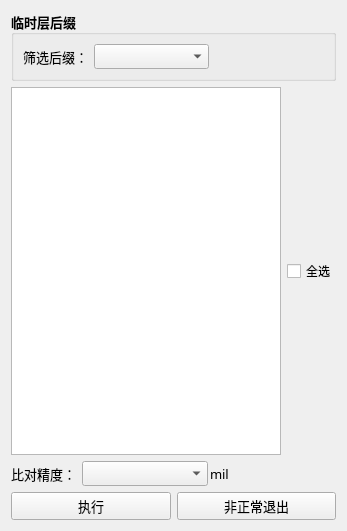
<?xml version="1.0" encoding="UTF-8"?>
<ui version="4.0">
 <class>Form</class>
 <widget class="QWidget" name="Form">
  <property name="geometry">
   <rect>
    <x>0</x>
    <y>0</y>
    <width>347</width>
    <height>531</height>
   </rect>
  </property>
  <property name="font">
   <font>
    <family>微软雅黑</family>
    <pointsize>10</pointsize>
   </font>
  </property>
  <property name="windowTitle">
   <string>临时层比对</string>
  </property>
  <layout class="QVBoxLayout" name="verticalLayout">
   <item>
    <layout class="QHBoxLayout" name="horizontalLayout">
     <item>
      <widget class="QGroupBox" name="groupBox">
       <property name="font">
        <font>
         <family>微软雅黑</family>
         <pointsize>10</pointsize>
         <weight>75</weight>
         <bold>true</bold>
        </font>
       </property>
       <property name="title">
        <string>临时层后缀</string>
       </property>
       <layout class="QHBoxLayout" name="horizontalLayout_2" stretch="0,1,1">
        <item>
         <widget class="QLabel" name="label_3">
          <property name="font">
           <font>
            <family>微软雅黑</family>
            <pointsize>10</pointsize>
            <weight>50</weight>
            <bold>false</bold>
           </font>
          </property>
          <property name="text">
           <string>筛选后缀：</string>
          </property>
         </widget>
        </item>
        <item>
         <widget class="QComboBox" name="comboBox_temp">
          <property name="font">
           <font>
            <family>微软雅黑</family>
            <pointsize>9</pointsize>
            <weight>50</weight>
            <bold>false</bold>
           </font>
          </property>
         </widget>
        </item>
        <item>
         <spacer name="horizontalSpacer">
          <property name="orientation">
           <enum>Qt::Horizontal</enum>
          </property>
          <property name="sizeHint" stdset="0">
           <size>
            <width>40</width>
            <height>20</height>
           </size>
          </property>
         </spacer>
        </item>
       </layout>
      </widget>
     </item>
    </layout>
   </item>
   <item>
    <layout class="QHBoxLayout" name="horizontalLayout_6">
     <item>
      <widget class="QListWidget" name="listWidget">
       <property name="cursor" stdset="0">
        <cursorShape>PointingHandCursor</cursorShape>
       </property>
      </widget>
     </item>
     <item>
      <widget class="QCheckBox" name="checkBox_all">
       <property name="font">
        <font>
         <family>微软雅黑</family>
         <pointsize>9</pointsize>
        </font>
       </property>
       <property name="cursor">
        <cursorShape>PointingHandCursor</cursorShape>
       </property>
       <property name="text">
        <string>全选</string>
       </property>
      </widget>
     </item>
    </layout>
   </item>
   <item>
    <layout class="QHBoxLayout" name="horizontalLayout_4" stretch="0,1">
     <item>
      <widget class="QLabel" name="label">
       <property name="text">
        <string>比对精度：</string>
       </property>
      </widget>
     </item>
     <item>
      <layout class="QHBoxLayout" name="horizontalLayout_3" stretch="0,0">
       <property name="spacing">
        <number>2</number>
       </property>
       <item>
        <widget class="QComboBox" name="comboBox_resolution">
         <property name="font">
          <font>
           <family>微软雅黑</family>
           <pointsize>9</pointsize>
          </font>
         </property>
        </widget>
       </item>
       <item>
        <widget class="QLabel" name="label_2">
         <property name="text">
          <string>mil</string>
         </property>
        </widget>
       </item>
      </layout>
     </item>
    </layout>
   </item>
   <item>
    <layout class="QHBoxLayout" name="horizontalLayout_5">
     <item>
      <widget class="QPushButton" name="pushButton_exec">
       <property name="cursor">
        <cursorShape>PointingHandCursor</cursorShape>
       </property>
       <property name="text">
        <string>执行</string>
       </property>
      </widget>
     </item>
     <item>
      <widget class="QPushButton" name="pushButton_exit">
       <property name="cursor">
        <cursorShape>PointingHandCursor</cursorShape>
       </property>
       <property name="text">
        <string>非正常退出</string>
       </property>
      </widget>
     </item>
    </layout>
   </item>
  </layout>
 </widget>
 <resources/>
 <connections/>
</ui>
